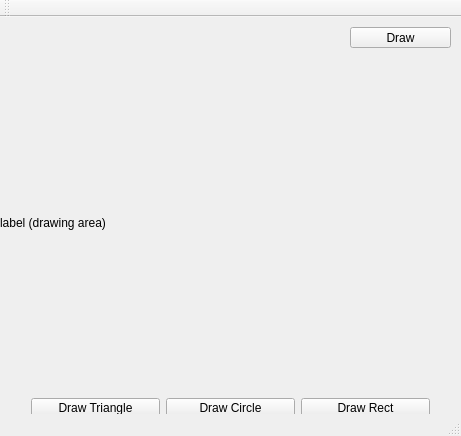
<?xml version="1.0" encoding="UTF-8"?>
<ui version="4.0">
 <class>MainWindow</class>
 <widget class="QMainWindow" name="MainWindow">
  <property name="geometry">
   <rect>
    <x>0</x>
    <y>0</y>
    <width>461</width>
    <height>436</height>
   </rect>
  </property>
  <property name="windowTitle">
   <string>MainWindow</string>
  </property>
  <widget class="QWidget" name="centralWidget">
   <widget class="QLabel" name="label_draw_area">
    <property name="geometry">
     <rect>
      <x>0</x>
      <y>0</y>
      <width>611</width>
      <height>411</height>
     </rect>
    </property>
    <property name="text">
     <string>label (drawing area)</string>
    </property>
   </widget>
   <widget class="QWidget" name="layoutWidget">
    <property name="geometry">
     <rect>
      <x>20</x>
      <y>370</y>
      <width>421</width>
      <height>41</height>
     </rect>
    </property>
    <layout class="QHBoxLayout" name="horizontalLayout">
     <item>
      <widget class="QPushButton" name="b_draw_triangle">
       <property name="text">
        <string>Draw Triangle</string>
       </property>
      </widget>
     </item>
     <item>
      <widget class="QPushButton" name="b_draw_circle">
       <property name="text">
        <string>Draw Circle</string>
       </property>
      </widget>
     </item>
     <item>
      <widget class="QPushButton" name="b_draw_rect">
       <property name="text">
        <string>Draw Rect</string>
       </property>
      </widget>
     </item>
    </layout>
   </widget>
   <widget class="QPushButton" name="b_draw">
    <property name="geometry">
     <rect>
      <x>350</x>
      <y>10</y>
      <width>101</width>
      <height>21</height>
     </rect>
    </property>
    <property name="text">
     <string>Draw</string>
    </property>
   </widget>
  </widget>
  <widget class="QToolBar" name="mainToolBar">
   <attribute name="toolBarArea">
    <enum>TopToolBarArea</enum>
   </attribute>
   <attribute name="toolBarBreak">
    <bool>false</bool>
   </attribute>
  </widget>
  <widget class="QStatusBar" name="statusBar"/>
 </widget>
 <layoutdefault spacing="6" margin="11"/>
 <resources/>
 <connections/>
</ui>
